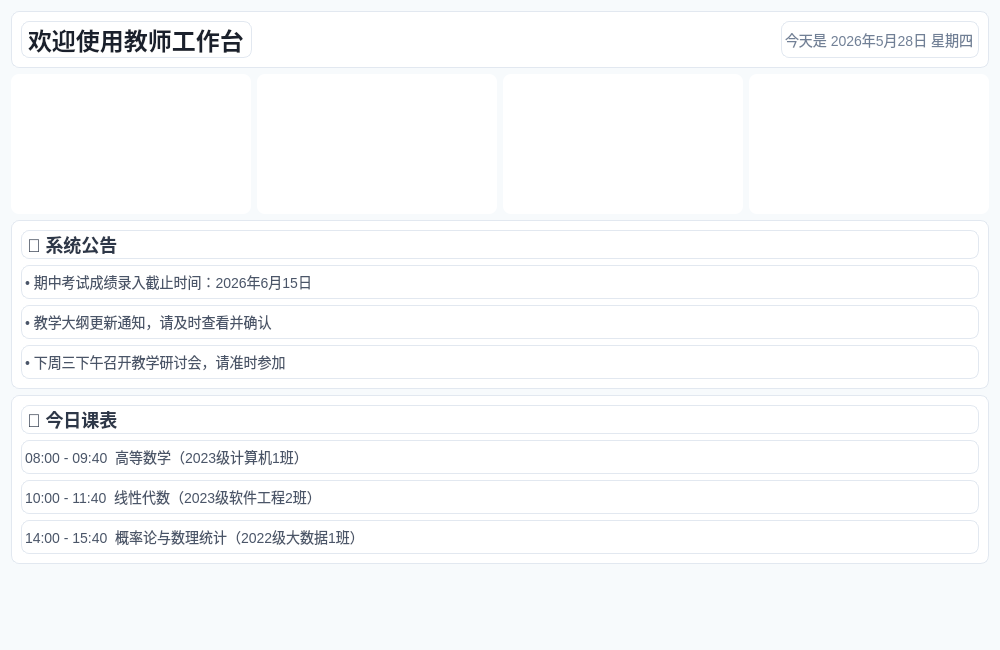
<?xml version="1.0" encoding="UTF-8"?>
<ui version="4.0">
 <class>TeacherHomePage</class>
 <widget class="QWidget" name="TeacherHomePage">
  <property name="geometry">
   <rect>
    <x>0</x>
    <y>0</y>
    <width>1000</width>
    <height>650</height>
   </rect>
  </property>
  <property name="styleSheet">
   <string notr="true">QWidget {
    background: #f7fafc;
}
QFrame {
    background: white;
    border-radius: 8px;
    border: 1px solid #e2e8f0;
}
QLabel {
    color: #4a5568;
}
</string>
  </property>
  <layout class="QVBoxLayout" name="verticalLayout">
   <item>
    <widget class="QFrame" name="headerFrame">
     <layout class="QHBoxLayout" name="horizontalLayout">
      <item>
       <widget class="QLabel" name="teacherNameLabel">
        <property name="styleSheet">
         <string notr="true">font-size: 24px; font-weight: bold; color: #1a202c;</string>
        </property>
        <property name="text">
         <string>欢迎使用教师工作台</string>
        </property>
       </widget>
      </item>
      <item>
       <spacer name="horizontalSpacer">
        <property name="orientation">
         <enum>Qt::Orientation::Horizontal</enum>
        </property>
        <property name="sizeHint" stdset="0">
         <size>
          <width>40</width>
          <height>20</height>
         </size>
        </property>
       </spacer>
      </item>
      <item>
       <widget class="QLabel" name="dateLabel">
        <property name="styleSheet">
         <string notr="true">font-size: 14px; color: #718096;</string>
        </property>
        <property name="text">
         <string>今天是 2026年5月28日 星期四</string>
        </property>
       </widget>
      </item>
     </layout>
    </widget>
   </item>
   <item>
    <layout class="QHBoxLayout" name="horizontalLayout_2">
     <item>
      <widget class="QFrame" name="studentCountFrame">
       <property name="styleSheet">
        <string notr="true">QFrame {
        background-color: qlineargradient(
            x1:0, y1:0,
            x2:1, y2:1,
            stop:0 #667eea,
            stop:1 #764ba2
        );
        border: none;
    }
    QLabel {
        color: white;
    }</string>
       </property>
       <layout class="QVBoxLayout" name="verticalLayout_2">
        <item>
         <widget class="QLabel" name="studentIcon">
          <property name="styleSheet">
           <string notr="true">font-size: 32px;</string>
          </property>
          <property name="text">
           <string>👨‍🎓</string>
          </property>
         </widget>
        </item>
        <item>
         <widget class="QLabel" name="studentCount">
          <property name="styleSheet">
           <string notr="true">font-size: 28px; font-weight: bold;</string>
          </property>
          <property name="text">
           <string>45</string>
          </property>
         </widget>
        </item>
        <item>
         <widget class="QLabel" name="studentLabel">
          <property name="styleSheet">
           <string notr="true">font-size: 14px; opacity: 0.9;</string>
          </property>
          <property name="text">
           <string>授课学生</string>
          </property>
         </widget>
        </item>
       </layout>
      </widget>
     </item>
     <item>
      <widget class="QFrame" name="courseCountFrame">
       <property name="styleSheet">
        <string notr="true">QFrame {
        background-color: qlineargradient(
            x1:0, y1:0,
            x2:1, y2:1,
            stop:0 #f093fb,
            stop:1 #f5576c
        );
    border: none;
}
QLabel {
    color: white;
}</string>
       </property>
       <layout class="QVBoxLayout" name="verticalLayout_3">
        <item>
         <widget class="QLabel" name="courseIcon">
          <property name="styleSheet">
           <string notr="true">font-size: 32px;</string>
          </property>
          <property name="text">
           <string>📚</string>
          </property>
         </widget>
        </item>
        <item>
         <widget class="QLabel" name="courseCount">
          <property name="styleSheet">
           <string notr="true">font-size: 28px; font-weight: bold;</string>
          </property>
          <property name="text">
           <string>3</string>
          </property>
         </widget>
        </item>
        <item>
         <widget class="QLabel" name="courseLabel">
          <property name="styleSheet">
           <string notr="true">font-size: 14px; opacity: 0.9;</string>
          </property>
          <property name="text">
           <string>本学期课程</string>
          </property>
         </widget>
        </item>
       </layout>
      </widget>
     </item>
     <item>
      <widget class="QFrame" name="taskCountFrame">
       <property name="styleSheet">
        <string notr="true">QFrame {
        background-color: qlineargradient(
            x1:0, y1:0,
            x2:1, y2:1,
            stop:0 #4facfe,
            stop:1 #00f2fe
        );
    border: none;
}
QLabel {
    color: white;
}</string>
       </property>
       <layout class="QVBoxLayout" name="verticalLayout_4">
        <item>
         <widget class="QLabel" name="taskIcon">
          <property name="styleSheet">
           <string notr="true">font-size: 32px;</string>
          </property>
          <property name="text">
           <string>📝</string>
          </property>
         </widget>
        </item>
        <item>
         <widget class="QLabel" name="taskCount">
          <property name="styleSheet">
           <string notr="true">font-size: 28px; font-weight: bold;</string>
          </property>
          <property name="text">
           <string>5</string>
          </property>
         </widget>
        </item>
        <item>
         <widget class="QLabel" name="taskLabel">
          <property name="styleSheet">
           <string notr="true">font-size: 14px; opacity: 0.9;</string>
          </property>
          <property name="text">
           <string>待录入成绩</string>
          </property>
         </widget>
        </item>
       </layout>
      </widget>
     </item>
     <item>
      <widget class="QFrame" name="hoursCountFrame">
       <property name="styleSheet">
        <string notr="true">QFrame {
        background-color: qlineargradient(
            x1:0, y1:0,
            x2:1, y2:1,
            stop:0 #fa709a,
            stop:1 #fee140
        );
    border: none;
}
QLabel {
    color: white;
}</string>
       </property>
       <layout class="QVBoxLayout" name="verticalLayout_5">
        <item>
         <widget class="QLabel" name="hoursIcon">
          <property name="styleSheet">
           <string notr="true">font-size: 32px;</string>
          </property>
          <property name="text">
           <string>⏰</string>
          </property>
         </widget>
        </item>
        <item>
         <widget class="QLabel" name="hoursCount">
          <property name="styleSheet">
           <string notr="true">font-size: 28px; font-weight: bold;</string>
          </property>
          <property name="text">
           <string>12</string>
          </property>
         </widget>
        </item>
        <item>
         <widget class="QLabel" name="hoursLabel">
          <property name="styleSheet">
           <string notr="true">font-size: 14px; opacity: 0.9;</string>
          </property>
          <property name="text">
           <string>本周课时</string>
          </property>
         </widget>
        </item>
       </layout>
      </widget>
     </item>
    </layout>
   </item>
   <item>
    <widget class="QFrame" name="noticeFrame">
     <layout class="QVBoxLayout" name="verticalLayout_6">
      <item>
       <widget class="QLabel" name="noticeTitle">
        <property name="styleSheet">
         <string notr="true">font-size: 18px; font-weight: bold; color: #2d3748;</string>
        </property>
        <property name="text">
         <string>📢 系统公告</string>
        </property>
       </widget>
      </item>
      <item>
       <widget class="QLabel" name="notice1">
        <property name="styleSheet">
         <string notr="true">font-size: 14px; color: #4a5568; padding: 5px 0;</string>
        </property>
        <property name="text">
         <string>• 期中考试成绩录入截止时间：2026年6月15日</string>
        </property>
       </widget>
      </item>
      <item>
       <widget class="QLabel" name="notice2">
        <property name="styleSheet">
         <string notr="true">font-size: 14px; color: #4a5568; padding: 5px 0;</string>
        </property>
        <property name="text">
         <string>• 教学大纲更新通知，请及时查看并确认</string>
        </property>
       </widget>
      </item>
      <item>
       <widget class="QLabel" name="notice3">
        <property name="styleSheet">
         <string notr="true">font-size: 14px; color: #4a5568; padding: 5px 0;</string>
        </property>
        <property name="text">
         <string>• 下周三下午召开教学研讨会，请准时参加</string>
        </property>
       </widget>
      </item>
     </layout>
    </widget>
   </item>
   <item>
    <widget class="QFrame" name="scheduleFrame">
     <layout class="QVBoxLayout" name="verticalLayout_7">
      <item>
       <widget class="QLabel" name="scheduleTitle">
        <property name="styleSheet">
         <string notr="true">font-size: 18px; font-weight: bold; color: #2d3748;</string>
        </property>
        <property name="text">
         <string>📅 今日课表</string>
        </property>
       </widget>
      </item>
      <item>
       <widget class="QLabel" name="schedule1">
        <property name="styleSheet">
         <string notr="true">font-size: 14px; color: #4a5568; padding: 5px 0;</string>
        </property>
        <property name="text">
         <string>08:00 - 09:40  高等数学（2023级计算机1班）</string>
        </property>
       </widget>
      </item>
      <item>
       <widget class="QLabel" name="schedule2">
        <property name="styleSheet">
         <string notr="true">font-size: 14px; color: #4a5568; padding: 5px 0;</string>
        </property>
        <property name="text">
         <string>10:00 - 11:40  线性代数（2023级软件工程2班）</string>
        </property>
       </widget>
      </item>
      <item>
       <widget class="QLabel" name="schedule3">
        <property name="styleSheet">
         <string notr="true">font-size: 14px; color: #4a5568; padding: 5px 0;</string>
        </property>
        <property name="text">
         <string>14:00 - 15:40  概率论与数理统计（2022级大数据1班）</string>
        </property>
       </widget>
      </item>
     </layout>
    </widget>
   </item>
   <item>
    <spacer name="verticalSpacer">
     <property name="orientation">
      <enum>Qt::Orientation::Vertical</enum>
     </property>
     <property name="sizeHint" stdset="0">
      <size>
       <width>20</width>
       <height>40</height>
      </size>
     </property>
    </spacer>
   </item>
  </layout>
 </widget>
 <resources/>
 <connections/>
</ui>
